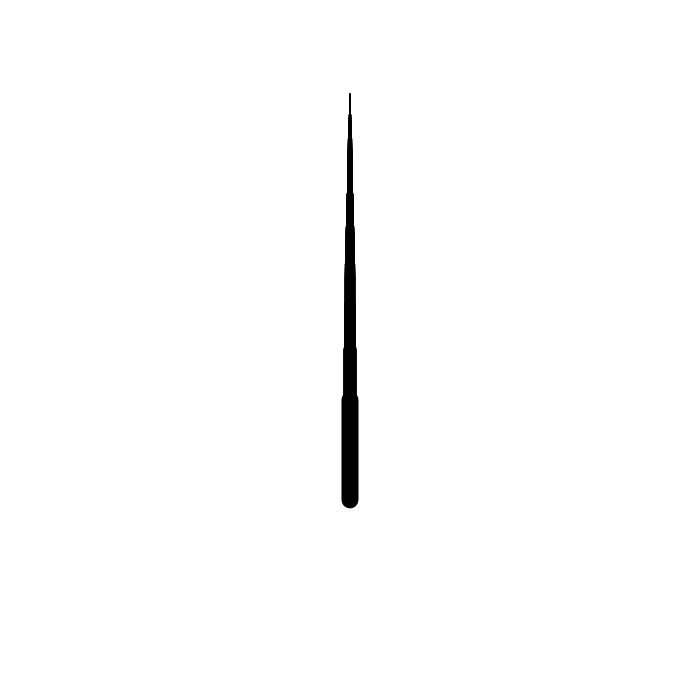
Frame 1 (no input)
Frame 60 (no input): identical to frame 1, image omitted
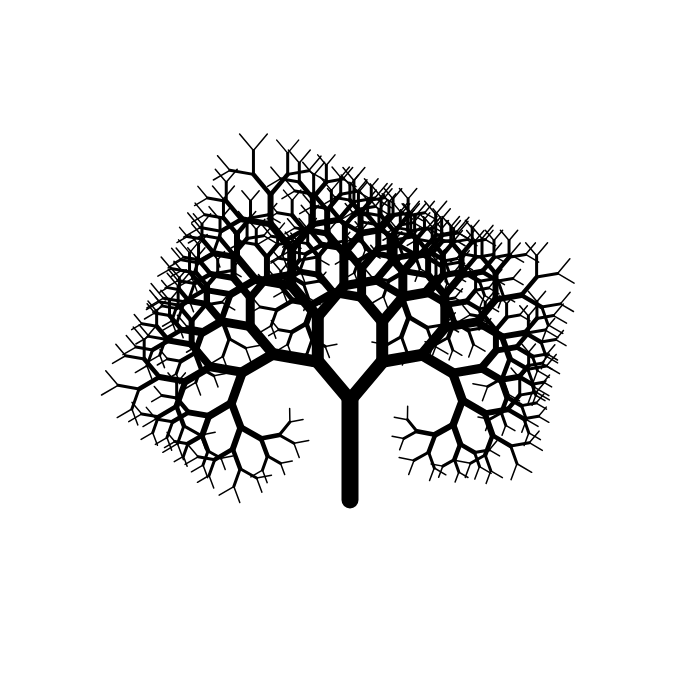
Frame 120 (the mouse pressed at the canvas centre since frame 60)

The p5.js sketch that drew these frames (run headless with seeded random() and noise() and a simulated clock; from frame 60 on, the mouse is pressed at the canvas centre):

// p5.js sketch
// ── sketch.js
// Description and date
//

function setup() {
	createCanvas(700, 700);
}

function draw() {
	background(255);
	
	translate(350, 400);
	strokeWeight(17);
	line(0, 0, 0, 100);
	drawLines(50, mouseY/500, 10);
}

function drawLines(length, angle, level) {
	if (level > 1){
		level--;
		strokeWeight(level*1.5);
		push();
			rotate(angle);
			translate(0, -length);
			line(0, 0, 0, length);
			drawLines(length * 0.8, -angle, level);
		pop()
		push()
			rotate(-angle);
			translate(0, -length);
			line(0, 0, 0, length);
			drawLines(length * 0.9, -angle, level);
		pop();
	}
}
